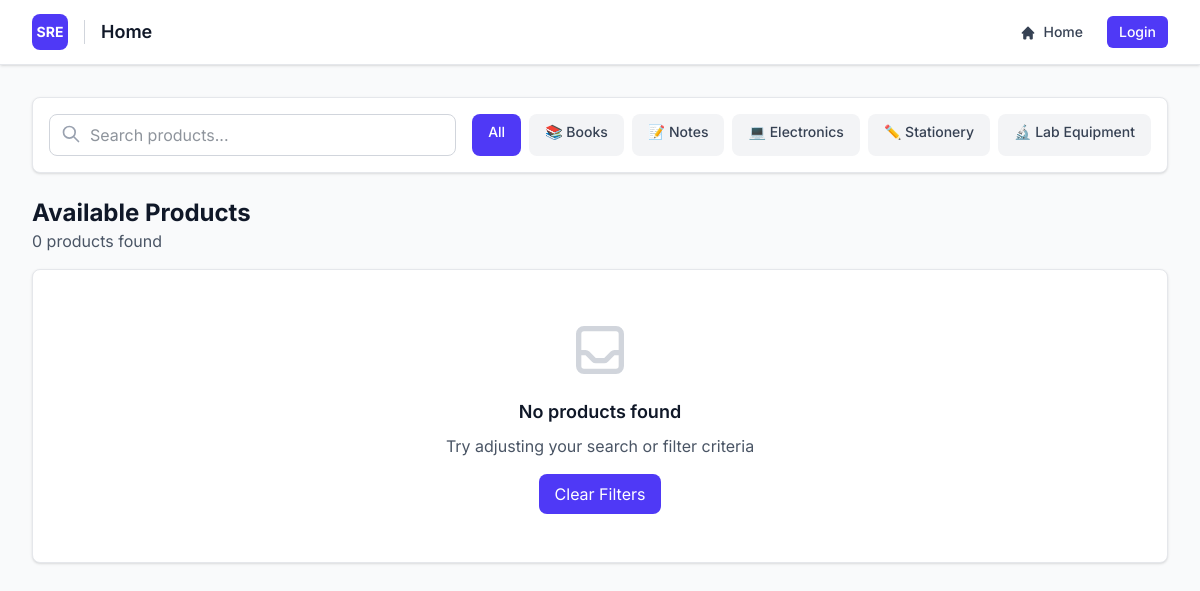
/products/, run on an earlier commit of the app's database.
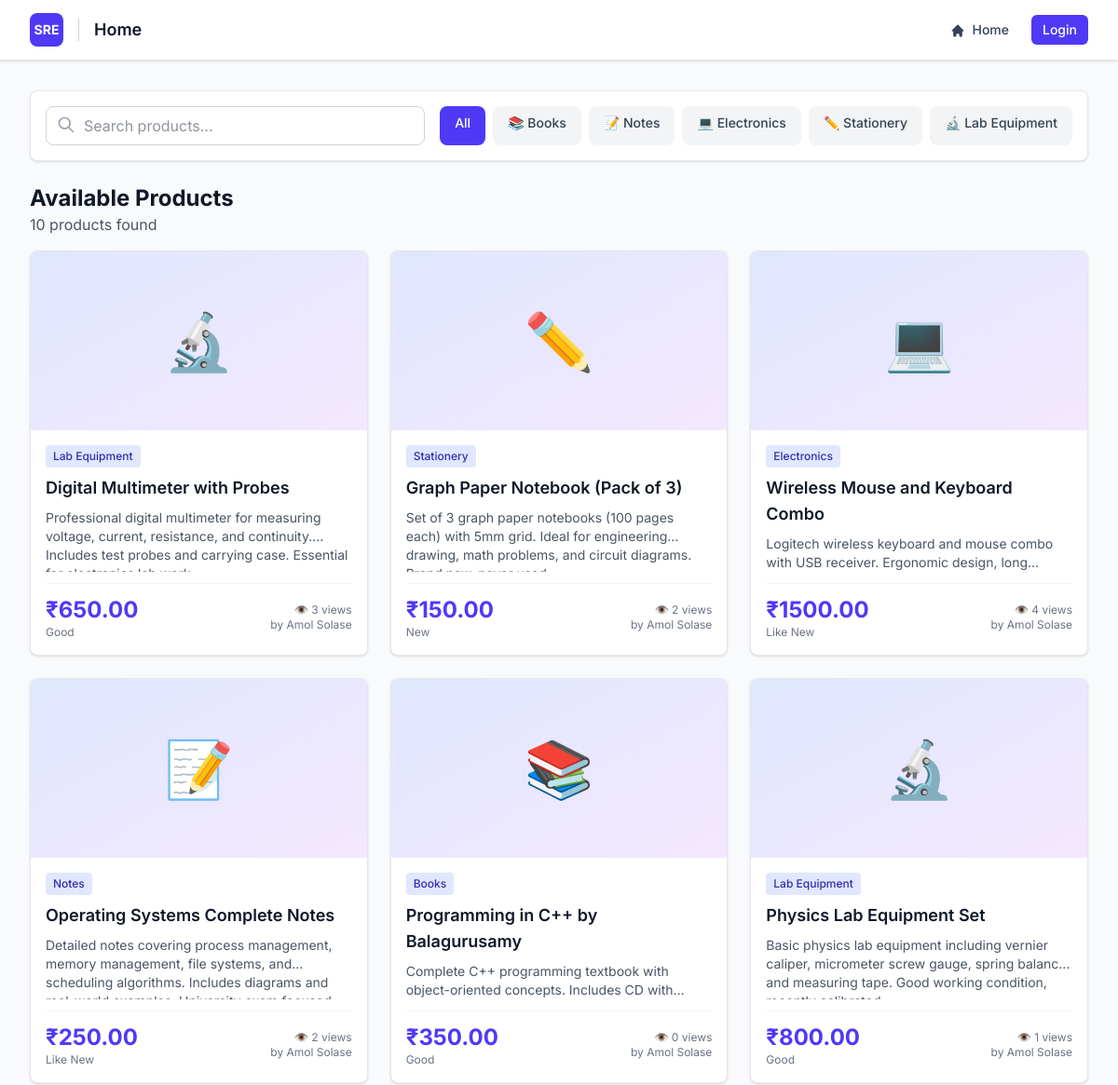
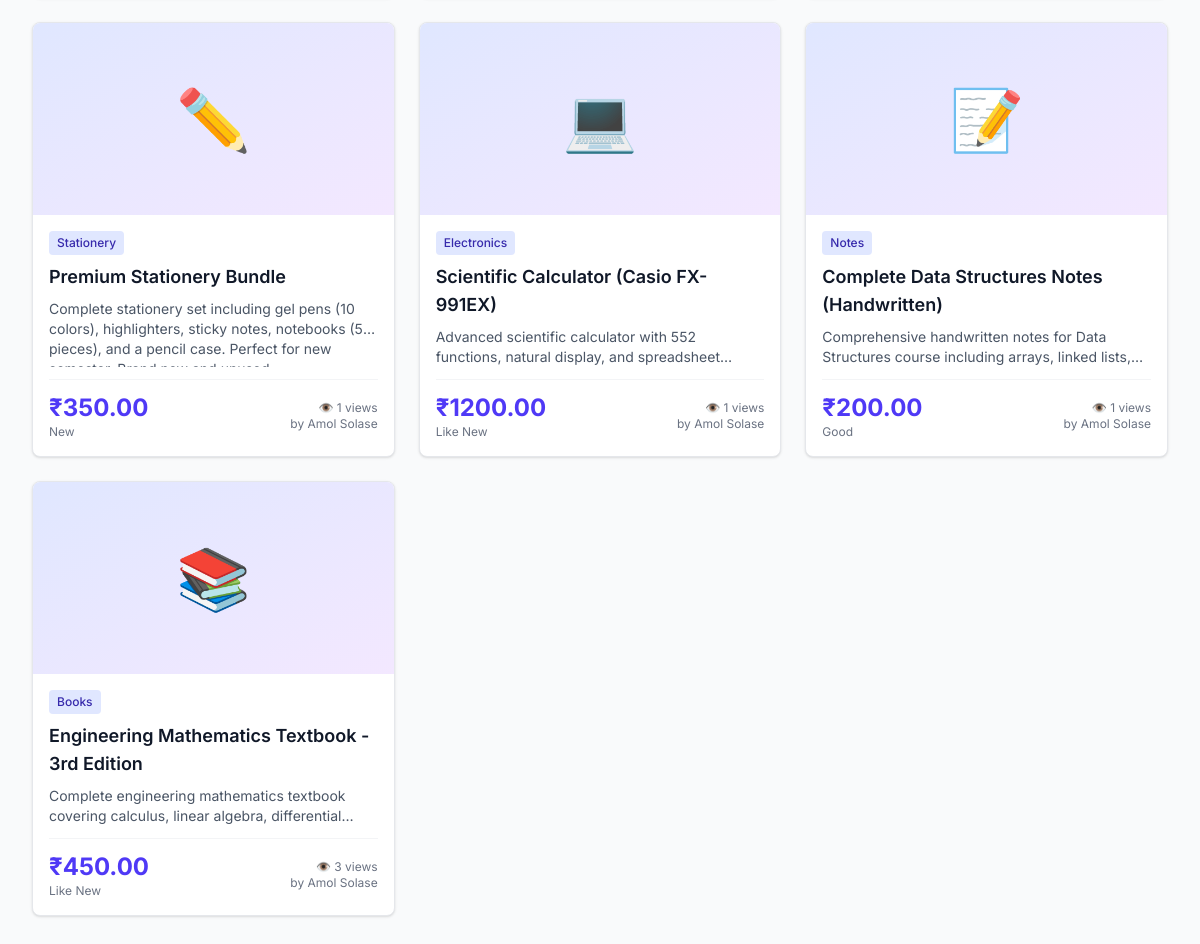
And on a later commit of the database (2 pictures, top to bottom).
### products/models.py (models this page shows, shortened)
class Product(models.Model):
    CATEGORY_CHOICES = [
        ('books', 'Books'),
        ('notes', 'Notes'),
        ('electronics', 'Electronics'),
        ('stationery', 'Stationery'),
        ('lab_equipment', 'Lab Equipment'),
        ('other', 'Other'),
    ]
    CONDITION_CHOICES = [
        ('new', 'New'),
        ('like_new', 'Like New'),
        ('good', 'Good'),
        ('fair', 'Fair'),
        ('poor', 'Poor'),
    ]
    title = models.CharField(max_length=255, help_text="Product name or title")
    description = models.TextField(help_text="Detailed description of the product")
    category = models.CharField(max_length=50, choices=CATEGORY_CHOICES, default='other')
    condition = models.CharField(max_length=20, choices=CONDITION_CHOICES, default='good')
    price = models.DecimalField(
        max_digits=10,
        decimal_places=2,
        validators=[MinValueValidator(0.01)],
        help_text="Price in INR (₹)"
    )
    image1 = models.ImageField(
        upload_to=product_image_upload_path,
        blank=True,
        null=True,
        help_text="Primary product image (required)"
    )
    image2 = models.ImageField(
        upload_to=product_image_upload_path,
        blank=True,
        null=True,
        help_text="Additional image (optional)"
    )
    image3 = models.ImageField(
        upload_to=product_image_upload_path,
        blank=True,
        null=True,
        help_text="Additional image (optional)"
    )
    image4 = models.ImageField(
        upload_to=product_image_upload_path,
        blank=True,
        null=True,
        help_text="Additional image (optional)"
    )
    image5 = models.ImageField(
        upload_to=product_image_upload_path,
        blank=True,
        null=True,
        help_text="Additional image (optional)"
    )
    seller = models.ForeignKey(User, on_delete=models.CASCADE, related_name='products')
    is_available = models.BooleanField(default=True, help_text="Is this product still available?")
    views = models.IntegerField(default=0, editable=False)
    created_at = models.DateTimeField(auto_now_add=True)
    updated_at = models.DateTimeField(auto_now=True)
    class Meta:
        db_table = 'products'
        ordering = ['-created_at']
        verbose_name = 'Product'
        verbose_name_plural = 'Products'
    def get_primary_image(self):
        return self.image1 if self.image1 else None

### registration/models.py (models this page shows, shortened)
class User(models.Model):
    id = models.AutoField(primary_key=True)
    email = models.EmailField(unique=True, db_index=True, max_length=255)
    password_hash = models.CharField(max_length=128)
    college_id = models.CharField(max_length=100)
    name = models.CharField(max_length=255, blank=True, null=True)
    college_name = models.CharField(max_length=255, blank=True, null=True)
    university_name = models.CharField(max_length=255, blank=True, null=True)
    rating = models.IntegerField(default=0)
    email_verified = models.BooleanField(default=False)
    is_admin = models.BooleanField(default=False)
    address_line1 = models.CharField(max_length=255, blank=True, null=True)
    address_line2 = models.CharField(max_length=255, blank=True, null=True)
    city = models.CharField(max_length=100, blank=True, null=True)
    state_province = models.CharField(max_length=100, blank=True, null=True)
    zip_postal_code = models.CharField(max_length=20, blank=True, null=True)
    country = models.CharField(max_length=100, blank=True, null=True)
    created_at = models.DateTimeField(auto_now_add=True)
    updated_at = models.DateTimeField(auto_now=True)
    class Meta:
        db_table = 'user'
        ordering = ['-created_at']

### products/views.py (the view)
# urls.py: path('', views.product_list, name='product_list'),
def product_list(request):
    products = Product.objects.filter(is_available=True)
    category = request.GET.get('category')
    if category:
        products = products.filter(category=category)
    search_query = request.GET.get('search')
    if search_query:
        products = products.filter(title__icontains=search_query)
    context = {
        'products': products,
        'selected_category': category,
        'search_query': search_query,
    }
    return render(request, 'products/product_list.html', context)

### products/templates/products/product_list.html (shortened to what the changed rows need)
{% extends "base.html" %}
{% block content %}
<div class="min-h-screen bg-gray-50">
    <header class="bg-white border-b border-gray-200 sticky top-0 z-50 shadow-sm">
        <div class="max-w-7xl mx-auto px-4 sm:px-6 lg:px-8">
            <div class="flex items-center justify-between h-16">
                <div class="flex items-center gap-4">
                    <h1 class="text-base sm:text-lg font-semibold text-gray-900">Home</h1>
                </div>
            </div>
        </div>
    </header>
    <main class="max-w-7xl mx-auto px-4 sm:px-6 lg:px-8 py-8">
        <div class="mb-4">
            <h2 class="text-2xl font-bold text-gray-900">Available Products</h2>
            <p class="text-gray-600">{{ products.count }} product{{ products.count|pluralize }} found</p>
        </div>
        {% if products %}
        <div class="grid grid-cols-1 sm:grid-cols-2 lg:grid-cols-3 xl:grid-cols-4 gap-6">
            {% for product in products %}
            <a href="{% url 'products:product_detail' product.id %}" class="group">
                <div class="bg-white rounded-lg shadow-sm border border-gray-200 overflow-hidden hover:shadow-lg transition-all duration-300 h-full flex flex-col">
                    {% if product.get_primary_image %}
                    <div class="bg-gray-100 h-48 flex items-center justify-center overflow-hidden">
                        <img src="{{ product.get_primary_image.url }}"
                             alt="{{ product.title }}"
                             class="w-full h-full object-cover group-hover:scale-105 transition-transform duration-300">
                    </div>
                    {% else %}
                    <div class="bg-gradient-to-br from-indigo-100 to-purple-100 h-48 flex items-center justify-center">
                        <span class="text-6xl">
                            {% if product.category == 'books' %}📚
                            {% elif product.category == 'notes' %}📝
                            {% elif product.category == 'electronics' %}💻
                            {% elif product.category == 'stationery' %}✏️
                            {% elif product.category == 'lab_equipment' %}🔬
                            {% else %}📦{% endif %}
                        </span>
                    </div>
                    {% endif %}
                    <div class="p-4 flex-1 flex flex-col">
                        <span class="inline-block px-2 py-1 text-xs font-medium bg-indigo-100 text-indigo-800 rounded mb-2 w-fit">
                            {{ product.get_category_display }}
                        </span>
                        <h3 class="text-lg font-semibold text-gray-900 mb-2 group-hover:text-indigo-600 transition-colors line-clamp-2">
                            {{ product.title }}
                        </h3>
                        <p class="text-sm text-gray-600 mb-3 line-clamp-2 flex-1">
                            {{ product.description }}
                        </p>
                        <div class="flex items-center justify-between pt-3 border-t border-gray-100">
                            <div>
                                <p class="text-2xl font-bold text-indigo-600">₹{{ product.price }}</p>
                                <p class="text-xs text-gray-500">{{ product.get_condition_display }}</p>
                            </div>
                            <div class="text-right">
                                <p class="text-xs text-gray-500">👁️ {{ product.views }} views</p>
                                <p class="text-xs text-gray-500">by {{ product.seller.name|default:product.seller.email|truncatechars:15 }}</p>
                            </div>
                        </div>
                    </div>
                </div>
            </a>
            {% endfor %}
        </div>
        {% else %}
        <div class="bg-white rounded-lg shadow-sm border border-gray-200 p-12 text-center">
            <h3 class="text-lg font-semibold text-gray-900 mb-2">No products found</h3>
            <p class="text-gray-600 mb-4">Try adjusting your search or filter criteria</p>
            <a href="{% url 'products:product_list' %}" class="inline-block px-4 py-2 bg-indigo-600 text-white rounded-lg hover:bg-indigo-700 transition-colors">
                Clear Filters
            </a>
        </div>
        {% endif %}
    </main>
</div>
{% endblock %}

What changed in the data, as far as the page shows it:
added Product: category "Lab Equipment", title "Digital Multimeter with Probes", description "Professional digital multimeter for measuring voltage, current, resistance, and continuity. Includes test probes and carrying case.…", price "650.00", condition "Good", views "3", seller.name "Amol Solase"
added Product: category "Stationery", title "Graph Paper Notebook (Pack of 3)", description "Set of 3 graph paper notebooks (100 pages each) with 5mm grid. Ideal for engineering drawing, math problems, and circuit…", price "150.00", condition "New", views "2", seller.name "Amol Solase"
added Product: category "Electronics", title "Wireless Mouse and Keyboard Combo", description "Logitech wireless keyboard and mouse combo with USB receiver. Ergonomic design,…", price "1500.00", condition "Like New", views "4", seller.name "Amol Solase"
added Product: category "Notes", title "Operating Systems Complete Notes", description "Detailed notes covering process management, memory management, file systems, and scheduling algorithms. Includes diagrams…", price "250.00", condition "Like New", views "2", seller.name "Amol Solase"
added Product: category "Books", title "Programming in C++ by Balagurusamy", description "Complete C++ programming textbook with object-oriented concepts. Includes CD…", price "350.00", condition "Good", views "0", seller.name "Amol Solase"
added Product: category "Lab Equipment", title "Physics Lab Equipment Set", description "Basic physics lab equipment including vernier caliper, micrometer screw gauge, spring balance, and measuring tape. Good working…", price "800.00", condition "Good", views "1", seller.name "Amol Solase"
added Product: category "Stationery", title "Premium Stationery Bundle", description "Complete stationery set including gel pens (10 colors), highlighters, sticky notes, notebooks (5 pieces), and a pencil case. Perfect for…", price "350.00", condition "New", views "1", seller.name "Amol Solase"
added Product: category "Electronics", title "Scientific Calculator (Casio FX-991EX)", description "Advanced scientific calculator with 552 functions, natural display, and…", price "1200.00", condition "Like New", views "1", seller.name "Amol Solase"
added Product: category "Notes", title "Complete Data Structures Notes (Handwritten)", description "Comprehensive handwritten notes for Data Structures course including arrays, linked…", price "200.00", condition "Good", views "1", seller.name "Amol Solase"
added Product: category "Books", title "Engineering Mathematics Textbook - 3rd Edition", description "Complete engineering mathematics textbook covering calculus, linear algebra,…", price "450.00", condition "Like New", views "3", seller.name "Amol Solase"
Also different on the page:
{{ products.count }}: "0" → "10"
text no longer shown: "No products found Try adjusting your search or filter criteria Clear Filters"
